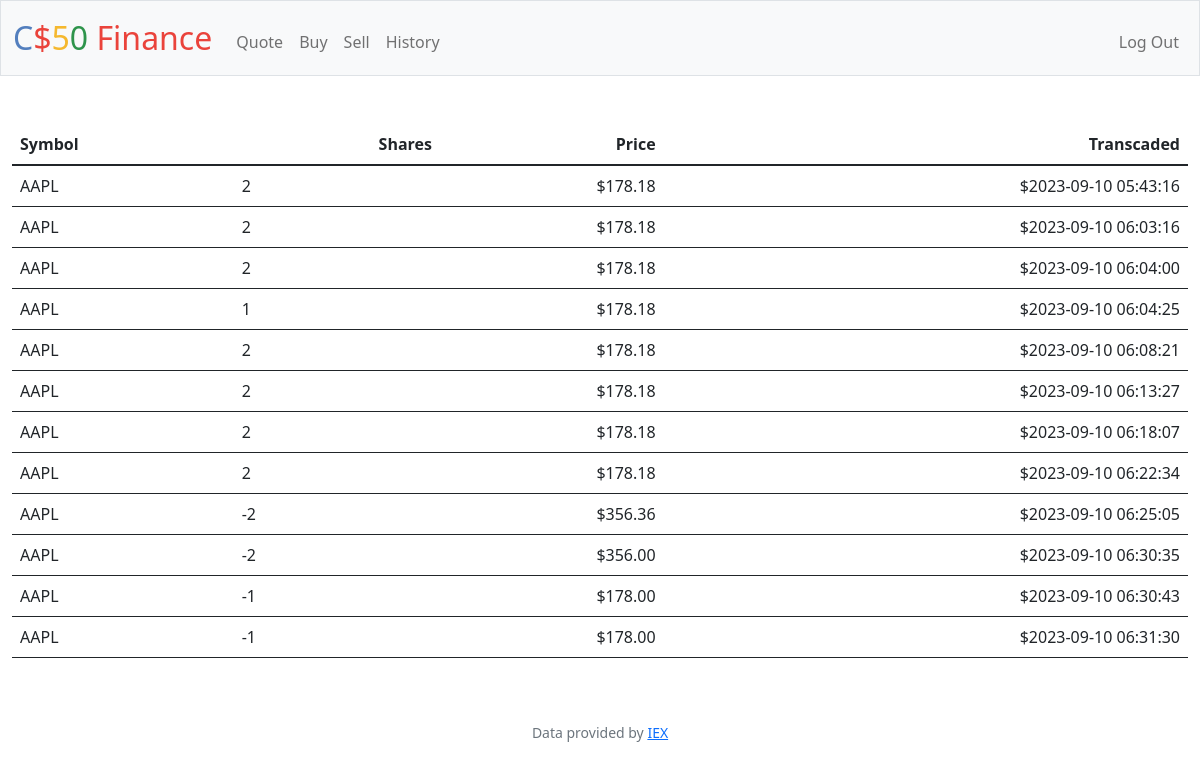
Screenshot of /history (signed in) with the database file from the repository.
### tables this page shows
CREATE TABLE 'purchases' (
    id INTEGER PRIMARY KEY AUTOINCREMENT NOT NULL,
    userId INTEGER NOT NULL,
    stockSymbol VARCHAR NOT NULL,
    amount INTEGER NOT NULL,
    purchasePrice FLOAT NOT NULL, 'purchaseDate'  DATETIME NOT NULL DEFAULT CURRENT_TIMESTAMP  ,
    FOREIGN KEY (userId) REFERENCES users(id)
);

### app.py (the view)
@app.route("/history")
@login_required
def history():
    stocks = db.execute(
        "SELECT stockSymbol, amount, purchasePrice, purchaseDate FROM purchases WHERE userId = (?)",
        session["user_id"],
    )
    return render_template("history.html", stocks=stocks)

### app.py (called while the page is built)
@app.after_request
def after_request(response):
    response.headers["Cache-Control"] = "no-cache, no-store, must-revalidate"
    response.headers["Expires"] = 0
    response.headers["Pragma"] = "no-cache"
    return response

### helpers.py (called while the page is built)
def login_required(f):
    @wraps(f)
    def decorated_function(*args, **kwargs):
        if session.get("user_id") is None:
            return redirect("/login")
        return f(*args, **kwargs)
    return decorated_function

def usd(value):
    return f"${value:,.2f}"

### templates/history.html (shortened to what this page needs)
{% extends "layout.html" %}
{% block main %}
<table class="table">
    <thead>
        <tr>
            <th class= "text_start">Symbol</th>
            <th class= "text_end">Shares</th>
            <th class= "text_end">Price</th>
            <th class= "text_end">Transcaded</th>
        </tr>
    </thead>
    <tbody>
        {% for stock in stocks %}
        <tr>
            <td class= "text_start">{{ stock.stockSymbol }}</td>
            <td class= "text_start">{{ stock.amount }}</td>
            <td class = "text_end">{{ stock.purchasePrice | usd }} </td>
            <td class = "text_end">${{ stock.purchaseDate }}</td>
        </tr>
        {% endfor %}
    </tbody>
</table>
{% endblock %}

### templates/layout.html (shortened to what this page needs)
<!DOCTYPE html>
<html lang="en">
    <head>
        <link href="https://cdn.jsdelivr.net/npm/bootstrap@5.1.3/dist/css/bootstrap.min.css" rel="stylesheet">
        <link href="/static/styles.css" rel="stylesheet">
    </head>
    <body>
        <nav class="bg-light border navbar navbar-expand-md navbar-light">
            <div class="container-fluid">
                <a class="navbar-brand" href="/"><span class="blue">C</span><span class="red">$</span><span class="yellow">5</span><span class="green">0</span> <span class="red">Finance</span></a>
                <div class="collapse navbar-collapse" id="navbar">
                    {% if session["user_id"] %}
                        <ul class="navbar-nav me-auto mt-2">
                            <li class="nav-item"><a class="nav-link" href="/quote">Quote</a></li>
                            <li class="nav-item"><a class="nav-link" href="/buy">Buy</a></li>
                            <li class="nav-item"><a class="nav-link" href="/sell">Sell</a></li>
                            <li class="nav-item"><a class="nav-link" href="/history">History</a></li>
                        </ul>
                        <ul class="navbar-nav ms-auto mt-2">
                            <li class="nav-item"><a class="nav-link" href="/logout">Log Out</a></li>
                        </ul>
                    {% else %}
                        <ul class="navbar-nav ms-auto mt-2">
                            <li class="nav-item"><a class="nav-link" href="/register">Register</a></li>
                            <li class="nav-item"><a class="nav-link" href="/login">Log In</a></li>
                        </ul>
                    {% endif %}
                </div>
            </div>
        </nav>
        <main class="container-fluid py-5 text-center">
            {% block main %}{% endblock %}
        </main>
        <footer class="mb-5 small text-center text-muted">
            Data provided by <a href="https://iexcloud.io/">IEX</a>
        </footer>
    </body>
</html>

### static/styles.css (style rules this page uses)
nav .navbar-brand { font-size: xx-large; }
nav .navbar-brand .blue { color: #537fbe; }
nav .navbar-brand .red { color: #ea433b; }
nav .navbar-brand .yellow { color: #f5b82e; }
nav .navbar-brand .green { color: #2e944b; }
.table { --bs-table-color: var(--bs-body-color); --bs-table-bg: transparent; --bs-table-border-color: var(--bs-border-color); --bs-table-accent-bg: transparent; --bs-table-striped-color: var(--bs-body-color); --bs-table-striped-bg: rgba(0, 0, 0, 0.05); --bs-table-active-color: var(--bs-body-color); --bs-table-active-bg: rgba(0, 0, 0, 0.1); --bs-table-hover-color: var(--bs-body-color); --bs-table-hover-bg: rgba(0, 0, 0, 0.075); width: 100%; margin-bottom: 1rem; color: var(--bs-table-color); vertical-align: top; border-color: var(--bs-table-border-color); }
.text_end { text-align: right!important; }
.text_start { text-align: left!important; }
tbody, td, tfoot, th, thead, tr { border-color: inherit; border-style: solid; border-width: 0; }
td, th { display: table-cell; vertical-align: inherit; }

### rows the page displays
purchases: stockSymbol "AAPL", amount "2", purchasePrice "$178.18", purchaseDate "2023-09-10 05:43:16"
purchases: stockSymbol "AAPL", amount "2", purchasePrice "$178.18", purchaseDate "2023-09-10 06:03:16"
purchases: stockSymbol "AAPL", amount "2", purchasePrice "$178.18", purchaseDate "2023-09-10 06:04:00"
purchases: stockSymbol "AAPL", amount "1", purchasePrice "$178.18", purchaseDate "2023-09-10 06:04:25"
purchases: stockSymbol "AAPL", amount "2", purchasePrice "$178.18", purchaseDate "2023-09-10 06:08:21"
purchases: stockSymbol "AAPL", amount "2", purchasePrice "$178.18", purchaseDate "2023-09-10 06:13:27"
purchases: stockSymbol "AAPL", amount "2", purchasePrice "$178.18", purchaseDate "2023-09-10 06:18:07"
purchases: stockSymbol "AAPL", amount "2", purchasePrice "$178.18", purchaseDate "2023-09-10 06:22:34"
purchases: stockSymbol "AAPL", amount "-2", purchasePrice "$356.36", purchaseDate "2023-09-10 06:25:05"
purchases: stockSymbol "AAPL", amount "-2", purchasePrice "$356.00", purchaseDate "2023-09-10 06:30:35"
purchases: stockSymbol "AAPL", amount "-1", purchasePrice "$178.00", purchaseDate "2023-09-10 06:30:43"
purchases: stockSymbol "AAPL", amount "-1", purchasePrice "$178.00", purchaseDate "2023-09-10 06:31:30"
